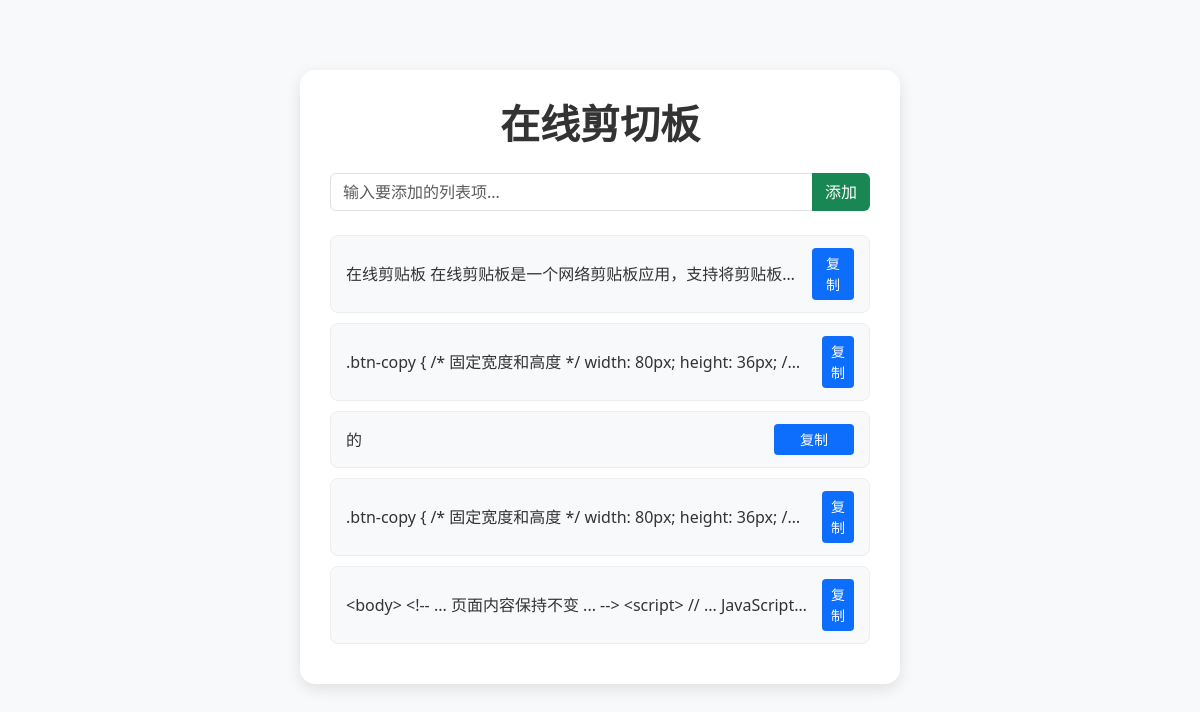
The page / on the database its author committed.
### tables this page shows
CREATE TABLE contents(
        id INTEGER PRIMARY KEY AUTOINCREMENT,
        text TEXT,
        time TIMESTAMP DEFAULT CURRENT_TIMESTAMP
        );

### app.py (the view)
@app.route('/', methods=['GET'])
def index():
    try:
        items = read_db()
        return render_template('index.html', items=items)
    except Exception as e:
        return f"Error: {str(e)}", 500  # 显示具体错误

### app.py (called while the page is built)
def read_db():
    conn = sqlite3.connect('clipboard.db')
    cursor = conn.cursor()
    rows = cursor.execute("SELECT id, text, time FROM contents ORDER BY id DESC LIMIT 5").fetchall()
    items = [row[1] for row in rows]
    cursor.close()
    conn.close()
    return items

### templates/index.html (shortened to what this page needs)
<!DOCTYPE html>
<html lang="zh">
<head>
    <link href="https://cdn.jsdelivr.net/npm/bootstrap@5.3.0/dist/css/bootstrap.min.css" rel="stylesheet">
</head>
<body>
    <div class="container">
        <h1 class="title">在线剪切板</h1>
        <form id="add-item-form" method="POST" class="mb-4">
            <div class="input-group">
                <input type="text" name="new_item" id="new_item" class="form-control"
                       placeholder="输入要添加的列表项..." required>
                <button type="submit" class="btn btn-add">添加</button>
            </div>
        </form>
        <div id="list-container" class="list-group">
            {% for item in items %}
                <div class="list-item" data-id="{{ loop.index }}">
                    <div class="list-text">{{ item }}</div>
                    <button class="btn btn-copy btn-sm copy-btn"
                            data-text="{{ item }}">
                        复制
                    </button>
                </div>
            {% endfor %}
        </div>
    </div>
</body>
</html>

### templates/index.html (style rules this page uses)
body { background-color: #f8f9fa; padding: 20px; }
.container { max-width: 600px; margin-top: 50px; background: white; padding: 30px; border-radius: 15px; box-shadow: 0 5px 15px rgba(0,0,0,0.1); }
.list-item { display: flex; justify-content: space-between; align-items: center; padding: 12px 15px; margin-bottom: 10px; background-color: #f8f9fa; border-radius: 8px; border: 1px solid #eee; transition: all 0.3s; }
.list-text { flex-grow: 1; margin-right: 15px; word-break: break-word; font-size: 16px; color: #333; white-space: nowrap; overflow: hidden; text-overflow: ellipsis; }
.btn-copy { width: 80px; background-color: #0d6efd; color: white; }
.btn-add { background-color: #198754; color: white; }
.title { text-align: center; margin-bottom: 25px; color: #333; font-weight: 600; }

### rows shown on the page
contents: text "在线剪贴板 在线剪贴板是一个网络剪贴板应用，支持将剪贴板…"
contents: text ".btn-copy { /* 固定宽度和高度 */ width: 80px; height: 36px; /…"
contents: text ".btn-copy { /* 固定宽度和高度 */ width: 80px; height: 36px; /…"
contents: text "<body> <!-- ... 页面内容保持不变 ... --> <script> // ... JavaScript…"

### other values the page prints
{{ item }} "的"
